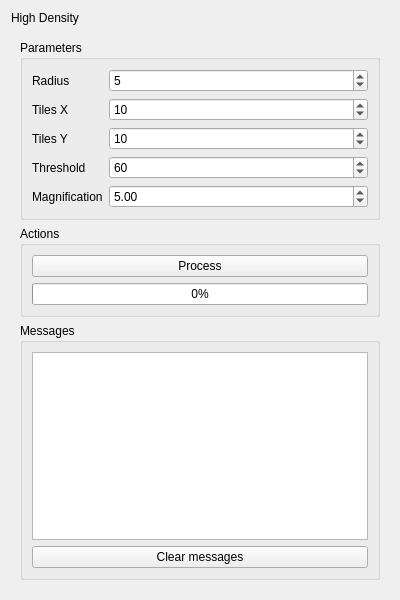
<?xml version="1.0" encoding="UTF-8"?>
<ui version="4.0">
 <class>highDensity</class>
 <widget class="QWidget" name="highDensity">
  <property name="geometry">
   <rect>
    <x>0</x>
    <y>0</y>
    <width>400</width>
    <height>600</height>
   </rect>
  </property>
  <property name="windowTitle">
   <string>Form</string>
  </property>
  <layout class="QGridLayout" name="gridLayout_2">
   <item row="1" column="0">
    <widget class="QScrollArea" name="scrollArea">
     <property name="frameShape">
      <enum>QFrame::NoFrame</enum>
     </property>
     <property name="widgetResizable">
      <bool>true</bool>
     </property>
     <widget class="QWidget" name="scrollAreaWidgetContents">
      <property name="geometry">
       <rect>
        <x>0</x>
        <y>0</y>
        <width>382</width>
        <height>559</height>
       </rect>
      </property>
      <layout class="QGridLayout" name="gridLayout_3">
       <item row="0" column="0">
        <widget class="QGroupBox" name="groupBox_2">
         <property name="title">
          <string>Parameters</string>
         </property>
         <layout class="QGridLayout" name="gridLayout_6">
          <item row="0" column="0">
           <layout class="QFormLayout" name="formLayout">
            <item row="0" column="0">
             <widget class="QLabel" name="label_4">
              <property name="text">
               <string>Radius</string>
              </property>
             </widget>
            </item>
            <item row="0" column="1">
             <widget class="QSpinBox" name="radiusSpinBox">
              <property name="minimum">
               <number>1</number>
              </property>
              <property name="maximum">
               <number>50</number>
              </property>
              <property name="value">
               <number>5</number>
              </property>
             </widget>
            </item>
            <item row="1" column="0">
             <widget class="QLabel" name="label">
              <property name="text">
               <string>Tiles X</string>
              </property>
             </widget>
            </item>
            <item row="1" column="1">
             <widget class="QSpinBox" name="tilesXSpinBox">
              <property name="minimum">
               <number>1</number>
              </property>
              <property name="maximum">
               <number>100</number>
              </property>
              <property name="value">
               <number>10</number>
              </property>
             </widget>
            </item>
            <item row="2" column="0">
             <widget class="QLabel" name="label_5">
              <property name="text">
               <string>Tiles Y</string>
              </property>
             </widget>
            </item>
            <item row="2" column="1">
             <widget class="QSpinBox" name="tilesYSpinBox">
              <property name="minimum">
               <number>1</number>
              </property>
              <property name="maximum">
               <number>100</number>
              </property>
              <property name="value">
               <number>10</number>
              </property>
             </widget>
            </item>
            <item row="3" column="0">
             <widget class="QLabel" name="label_6">
              <property name="text">
               <string>Threshold</string>
              </property>
             </widget>
            </item>
            <item row="3" column="1">
             <widget class="QSpinBox" name="thresholdSpinBox">
              <property name="maximum">
               <number>100</number>
              </property>
              <property name="value">
               <number>60</number>
              </property>
             </widget>
            </item>
            <item row="4" column="0">
             <widget class="QLabel" name="label_7">
              <property name="text">
               <string>Magnification</string>
              </property>
             </widget>
            </item>
            <item row="4" column="1">
             <widget class="QDoubleSpinBox" name="magnificationDoubleSpinBox">
              <property name="maximum">
               <double>100.000000000000000</double>
              </property>
              <property name="singleStep">
               <double>0.500000000000000</double>
              </property>
              <property name="value">
               <double>5.000000000000000</double>
              </property>
             </widget>
            </item>
           </layout>
          </item>
         </layout>
        </widget>
       </item>
       <item row="1" column="0">
        <widget class="QGroupBox" name="groupBox_3">
         <property name="title">
          <string>Actions</string>
         </property>
         <layout class="QGridLayout" name="gridLayout_5">
          <item row="0" column="0">
           <layout class="QVBoxLayout" name="verticalLayout">
            <item>
             <widget class="QPushButton" name="processPushButton">
              <property name="enabled">
               <bool>true</bool>
              </property>
              <property name="text">
               <string>Process</string>
              </property>
             </widget>
            </item>
            <item>
             <widget class="QProgressBar" name="progressBar">
              <property name="value">
               <number>0</number>
              </property>
             </widget>
            </item>
           </layout>
          </item>
         </layout>
        </widget>
       </item>
       <item row="2" column="0">
        <widget class="QGroupBox" name="groupBox">
         <property name="title">
          <string>Messages</string>
         </property>
         <layout class="QGridLayout" name="gridLayout_4">
          <item row="0" column="0">
           <widget class="QPlainTextEdit" name="messagesPlainTextEdit">
            <property name="readOnly">
             <bool>true</bool>
            </property>
            <property name="overwriteMode">
             <bool>true</bool>
            </property>
           </widget>
          </item>
          <item row="1" column="0">
           <widget class="QPushButton" name="clearTextPushButton">
            <property name="text">
             <string>Clear messages</string>
            </property>
           </widget>
          </item>
         </layout>
        </widget>
       </item>
      </layout>
     </widget>
    </widget>
   </item>
   <item row="0" column="0">
    <widget class="QLabel" name="label_2">
     <property name="text">
      <string>High Density</string>
     </property>
    </widget>
   </item>
  </layout>
 </widget>
 <resources/>
 <connections/>
</ui>
